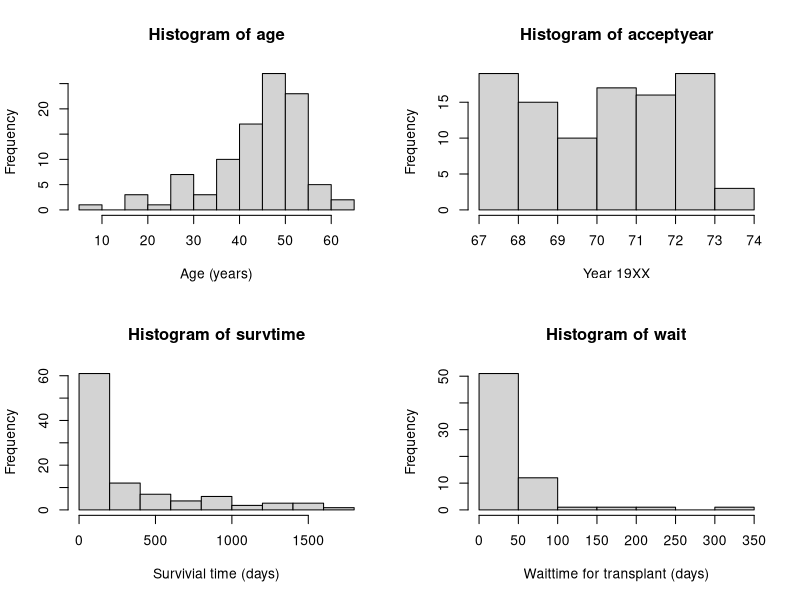
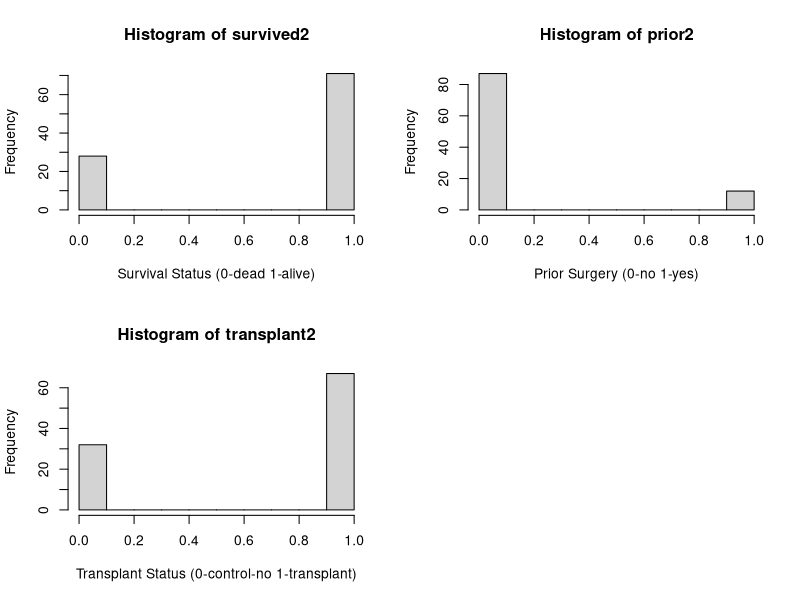
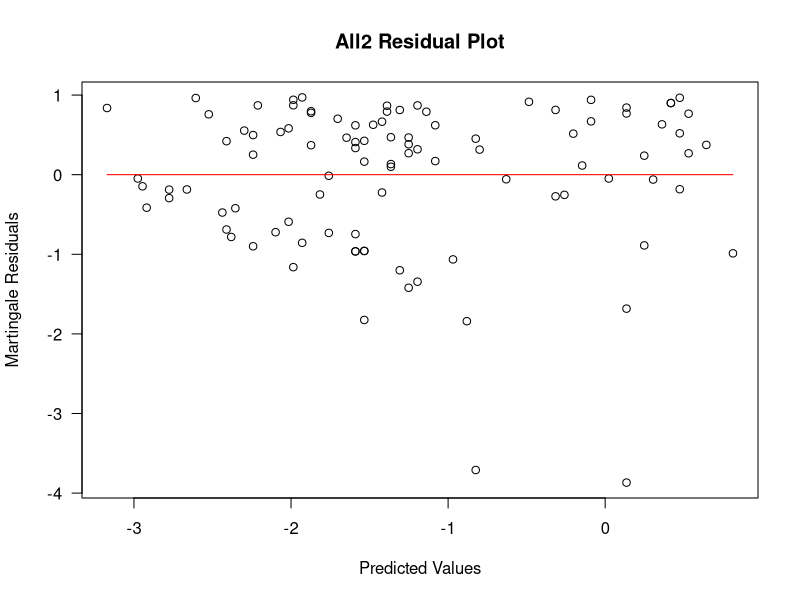
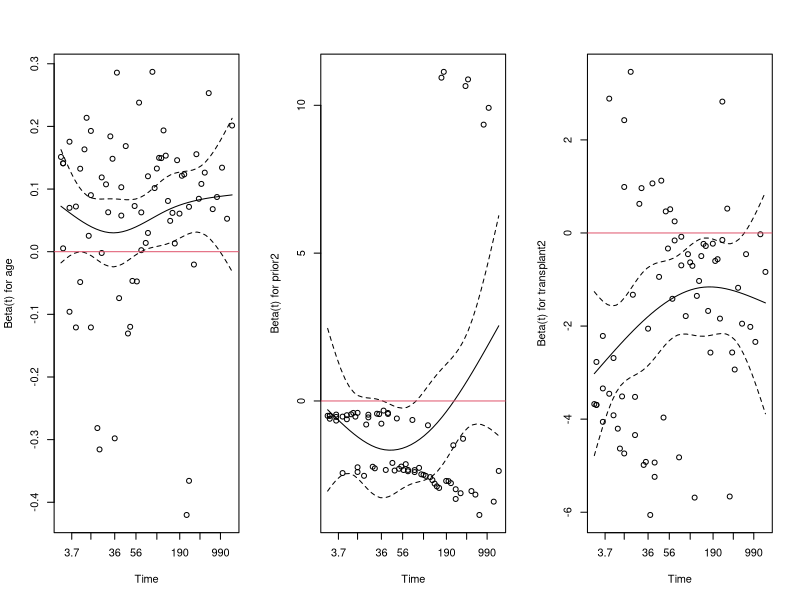
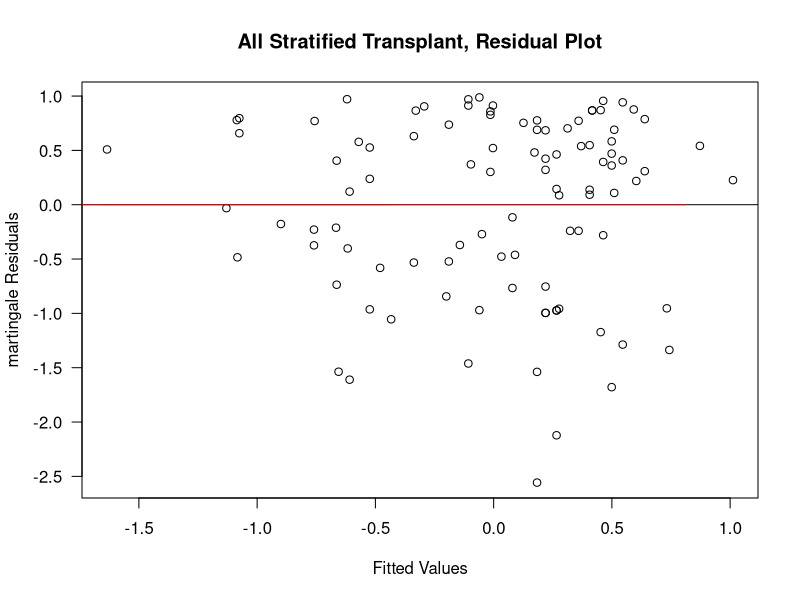
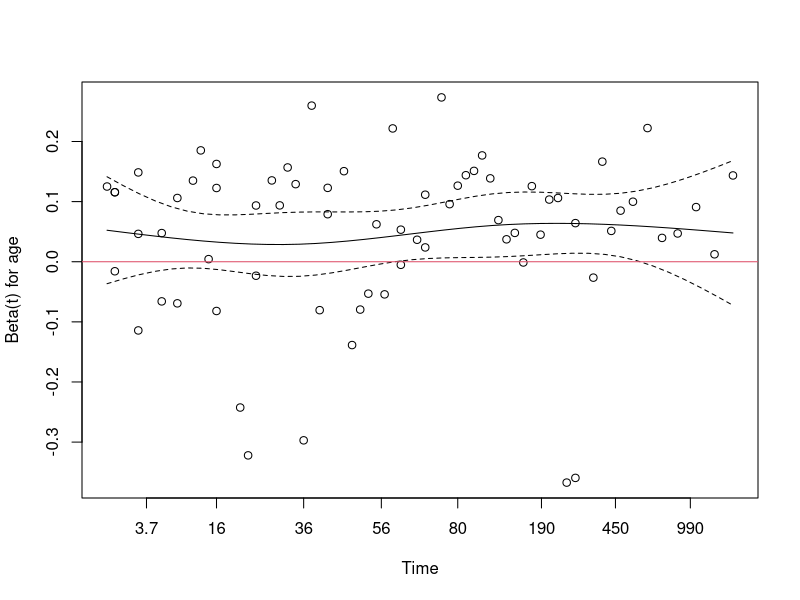
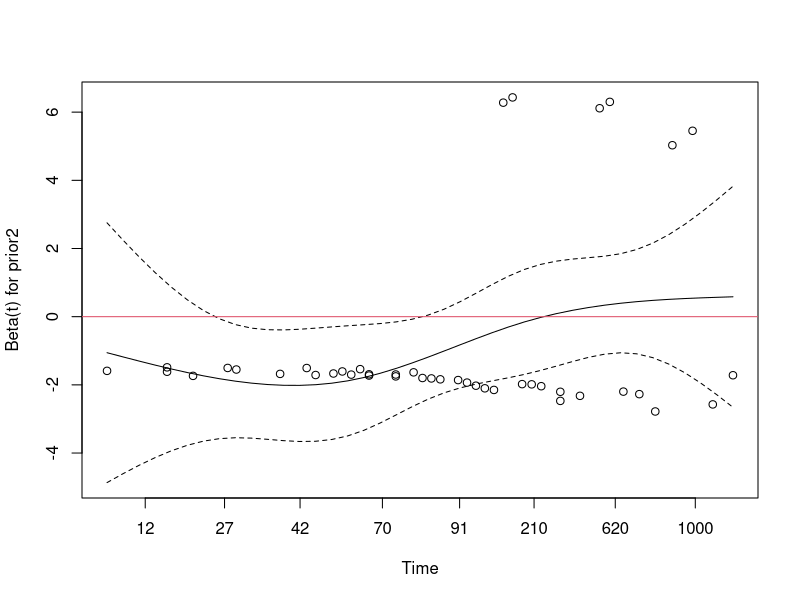
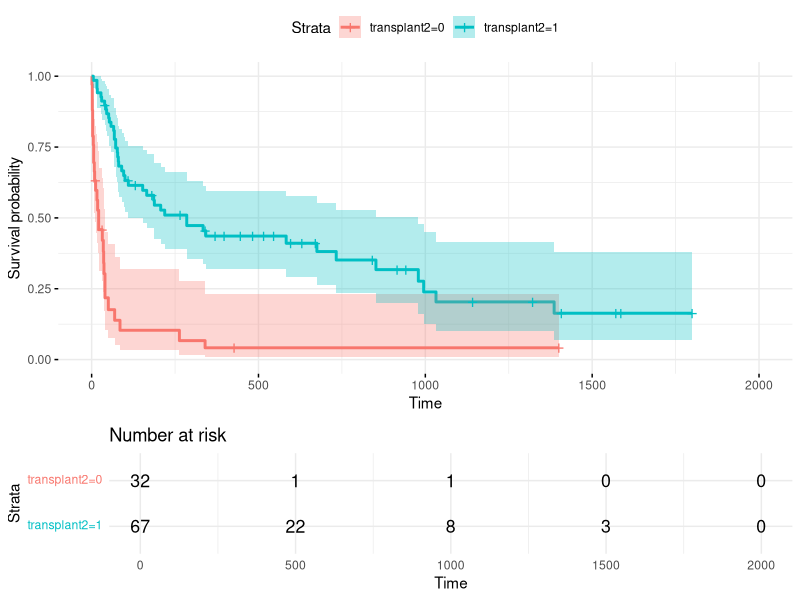

Recreate these plots in R, in order.
## ---- chunk 1
#| output: false
#load neaded libraries
library(survival)
#install.packages("survminer")
library(survminer)

#import dataset
heart_transplant <- read.csv("./heart_transplant.csv")
## ---- chunk 2
#examine dataset
str(heart_transplant)
summary(heart_transplant)
## ---- chunk 3
#| output: false
#generate numeric columns for survived, prior, and transplant from existing charachter columns
heart_transplant$survived2 <- as.numeric(ifelse(heart_transplant$survived=="dead",1,0))
heart_transplant$prior2 <- as.numeric(ifelse(heart_transplant$prior=="yes",1,0))
heart_transplant$transplant2 <- as.numeric(ifelse(heart_transplant$transplant=="treatment",1,0))

#attach dataset so can reference variables by name
attach(heart_transplant)
## ---- chunk 4
#examine variables more
par(mfrow=c(2,2))
hist(age, xlab="Age (years)")
hist(acceptyear, xlab="Year 19XX")
hist(survtime, xlab="Survivial time (days)")
hist(wait, xlab="Waittime for transplant (days)")
hist(survived2, xlab="Survival Status (0-dead 1-alive)")
hist(prior2, xlab="Prior Surgery (0-no 1-yes)")
hist(transplant2, xlab="Transplant Status (0-control-no 1-transplant)")
par(mfrow=c(1,1))
## ---- chunk 5
#generate model without wait time
#wait time is only available for those who received transplant not the control group
all.mod <- coxph(Surv(survtime, survived2)~ acceptyear + age + prior2 + transplant2)

#examine model
summary(all.mod)
## ---- chunk 6
#generate model with wait time to see if wait time is significant for those who do receive the transplant, only looks at records that received the transplant not the control who did not receive transplant
treated.mod <- coxph(Surv(survtime, survived2)~ acceptyear + age + prior2 + wait)

#examine model
summary(treated.mod)
## ---- chunk 7
#generate model without accepted year to compare and determine if removing the accepted year variable has any significant affect on the model
all2.mod <- coxph(Surv(survtime, survived2)~ age + prior2 + transplant2)
summary(all2.mod)
## ---- chunk 8
anova(all.mod, all2.mod, test="LRT")
## ---- chunk 9
plot(predict(all2.mod), residuals(all2.mod, type="martingale"), xlab = "Predicted Values", ylab = "Martingale Residuals", main = "All2 Residual Plot",las=1)
lines(smooth.spline(predict(all2.mod), residuals(all2.mod, type = "martingale")),col="red")
## ---- chunk 10
cox.zph(all2.mod)
par(mfrow=c(1,3))
plot(cox.zph(all2.mod)[1])
abline(h=0, col=2)
plot(cox.zph(all2.mod)[2])
abline(h=0, col=2)
plot(cox.zph(all2.mod)[3])
abline(h=0, col=2)
par(mfrow=c(1,1))
## ---- chunk 11
all_strTrtmnt.mod <- coxph(Surv(survtime, survived2)~ age + prior2 + strata(transplant2))
summary(all_strTrtmnt.mod)
## ---- chunk 12
plot(predict(all_strTrtmnt.mod), residuals(all_strTrtmnt.mod, type="martingale"), xlab = "Fitted Values", ylab = "martingale Residuals", main = "All Stratified Transplant, Residual Plot",las=1)
abline(h=0)
lines(smooth.spline(predict(all2.mod), residuals(all2.mod, type = "martingale")),col="red")
cox.zph(all_strTrtmnt.mod)
plot(cox.zph(all_strTrtmnt.mod)[1])
abline(h=0, col=2)
plot(cox.zph(all_strTrtmnt.mod)[2])
abline(h=0, col=2)
## ---- chunk 13
ggsurvplot(survfit(all_strTrtmnt.mod), data=heart_transplant, ggtheme = theme_minimal(), conf.int=TRUE, risk.table=TRUE, tables.height = 0.3, tables.theme = theme_minimal())
## ---- chunk 14
heart_transplant$age2 <- as.numeric(ifelse(heart_transplant$age<41,0,ifelse(heart_transplant$age<51,1,2)))
detach(heart_transplant)
attach(heart_transplant)
hist(age2, xlab="Age (<40, 40-49, 50+)")

#generate model with chategorized age
all_agechat.mod <- coxph(Surv(survtime, survived2)~ age2 + prior2 + strata(transplant2))
summary(all_agechat.mod)


detach(heart_transplant)
